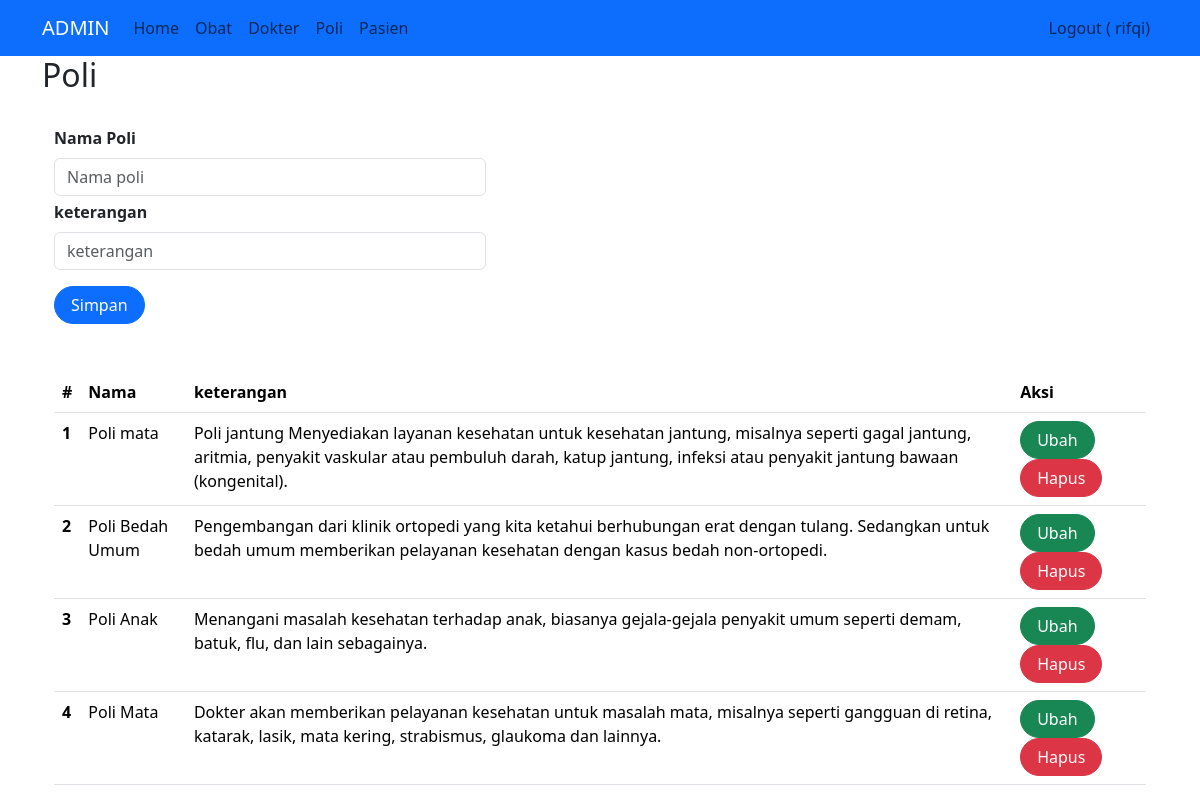
The app's page /index2.php?page=poli (signed in) with its own data.
### tables this page shows
CREATE TABLE `poli` (
  `id` int(11) NOT NULL,
  `nama_poli` varchar(25) NOT NULL,
  `keterangan` text NOT NULL
);

### poli.php (the view, shortened to what this page needs)
<h2>Poli</h2>
<br>
<div class="container">
    <form class="form row" method="POST" style="width: 30rem;" action="" name="myForm" onsubmit="return(validate());">
        <?php
        $nama_poli = '';
        $keterangan = '';
        ?>
        <div class="row">
            <label for="inputNama" class="form-label fw-bold">
                Nama Poli
            </label>
            <div>
                <input type="text" class="form-control" name="nama_poli" id="inputNama" placeholder="Nama poli" value="<?php echo $nama_poli ?>">
            </div>
        </div>
        <div class="row mt-1">
            <label for="inputketerangan" class="form-label fw-bold">
                keterangan
            </label>
            <div>
                <input type="text" class="form-control" name="keterangan" id="inputketerangan" placeholder="keterangan" value="<?php echo $keterangan ?>">
            </div>
        </div>
        <div class="row mt-3">
            <div class=col>
                <button type="submit" class="btn btn-primary rounded-pill px-3 mt-auto" name="simpan">Simpan</button>
            </div>
        </div>
    </form>
    <br>
    <br>
    <table class="table table-hover">
        <thead>
            <tr>
                <th scope="col">#</th>
                <th scope="col">Nama</th>
                <th scope="col">keterangan</th>
                <th scope="col">Aksi</th>
            </tr>
        </thead>
        <tbody>
            <?php
            $result = mysqli_query($mysqli, "SELECT * FROM poli");
            $no = 1;
            while ($data = mysqli_fetch_array($result)) {
            ?>
                <tr>
                    <th scope="row"><?php echo $no++ ?></th>
                    <td><?php echo $data['nama_poli'] ?></td>
                    <td><?php echo $data['keterangan'] ?></td>
                    <td>
                        <a class="btn btn-success rounded-pill px-3" href="index.php?page=poli&id=<?php echo $data['id'] ?>">Ubah</a>
                        <a class="btn btn-danger rounded-pill px-3" href="index.php?page=poli&id=<?php echo $data['id'] ?>&aksi=hapus">Hapus</a>
                    </td>
                </tr>
            <?php
            }
            ?>
        </tbody>
    </table>

### css/style.css (style rules this page uses)
div { display: block; }

### records on screen
poli: nama_poli "Poli mata", keterangan "Poli jantung Menyediakan layanan kesehatan untuk kesehatan jantung, misalnya seperti gagal jantung, aritmia, penyakit vaskular atau pembuluh darah, katup jantung, infeksi atau penyakit jantung bawaan (kongenital)."
poli: nama_poli "Poli Bedah Umum", keterangan "Pengembangan dari klinik ortopedi yang kita ketahui berhubungan erat dengan tulang. Sedangkan untuk bedah umum memberikan pelayanan kesehatan dengan kasus bedah non-ortopedi."
poli: nama_poli "Poli Anak", keterangan "Menangani masalah kesehatan terhadap anak, biasanya gejala-gejala penyakit umum seperti demam, batuk, flu, dan lain sebagainya."
poli: nama_poli "Poli Mata", keterangan "Dokter akan memberikan pelayanan kesehatan untuk masalah mata, misalnya seperti gangguan di retina, katarak, lasik, mata kering, strabismus, glaukoma dan lainnya."

### other values on screen
$_SESSION['username'] "rifqi"
